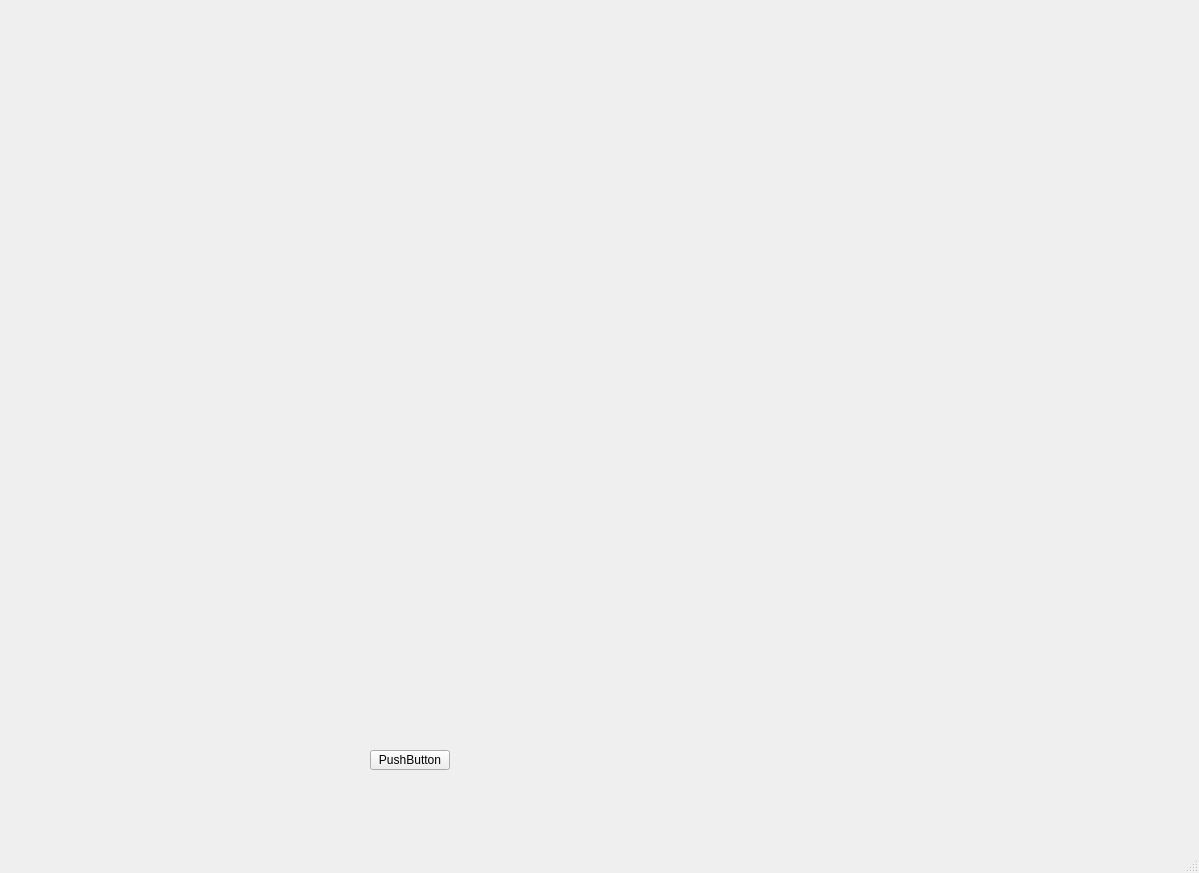
<?xml version="1.0" encoding="UTF-8"?>
<ui version="4.0">
 <class>QtWidgetsApplication1Class</class>
 <widget class="QMainWindow" name="QtWidgetsApplication1Class">
  <property name="geometry">
   <rect>
    <x>0</x>
    <y>0</y>
    <width>1199</width>
    <height>873</height>
   </rect>
  </property>
  <property name="windowTitle">
   <string>QtWidgetsApplication1</string>
  </property>
  <widget class="QWidget" name="centralWidget">
   <widget class="QLabel" name="label">
    <property name="geometry">
     <rect>
      <x>3</x>
      <y>1</y>
      <width>1191</width>
      <height>841</height>
     </rect>
    </property>
    <property name="text">
     <string/>
    </property>
   </widget>
   <widget class="QPushButton" name="pushButton">
    <property name="geometry">
     <rect>
      <x>370</x>
      <y>750</y>
      <width>80</width>
      <height>20</height>
     </rect>
    </property>
    <property name="text">
     <string>PushButton</string>
    </property>
   </widget>
  </widget>
  <widget class="QStatusBar" name="statusBar"/>
 </widget>
 <layoutdefault spacing="6" margin="11"/>
 <resources>
  <include location="QtWidgetsApplication1.qrc"/>
 </resources>
 <connections/>
</ui>
